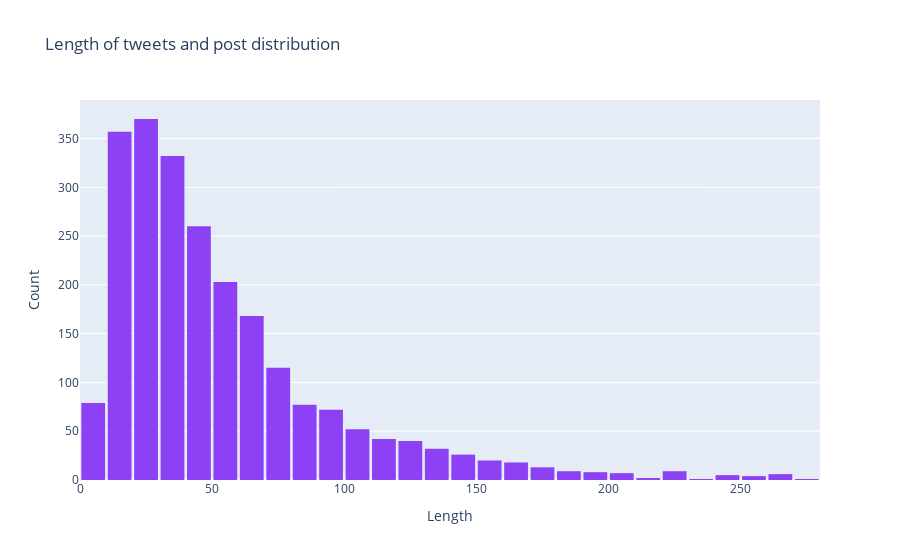

The notebook cell this image was saved under:
### Markdown cell above
Distribution of tweets and post length:

Using the `plotly` module, a histogram is built using `graph_objs.Histogram` to store the data (`lens`) and `graph_objs.Layout` to form the layout of the graph. The figure is then created and rendered using `graph.Figure` and `offline.iplot`. The data shows that most sentences are around 10-39 characters long.

### Code cell
data = [go.Histogram(x=lens, xbins=dict(start=0, end=8000, size=10), marker=dict(color='#8c42f4'))]
layout = go.Layout(
                  title='Length of tweets and post distribution',                  
                  xaxis=dict(title='Length'),
                  yaxis=dict(title='Count'),
                  bargap=0.1)
fig = go.Figure(data=data, layout=layout)
py.iplot(fig, filename='length histogram')

### Figure 1 — Plotly figure (JSON) as saved in the notebook; plotly's stock layout.template omitted (floating-point values rounded to 4 significant figures; data arrays with more than 128 entries replaced by an {"elided": "..."} marker saying what was removed)
{"data": [{"marker": {"color": "#8c42f4"}, "type": "histogram", "x": {"elided": "2328 int values"}, "xbins": {"end": 8000, "size": 10, "start": 0}}], "layout": {"bargap": 0.1, "title": {"text": "Length of tweets and post distribution"}, "xaxis": {"title": {"text": "Length"}}, "yaxis": {"title": {"text": "Count"}}}}
